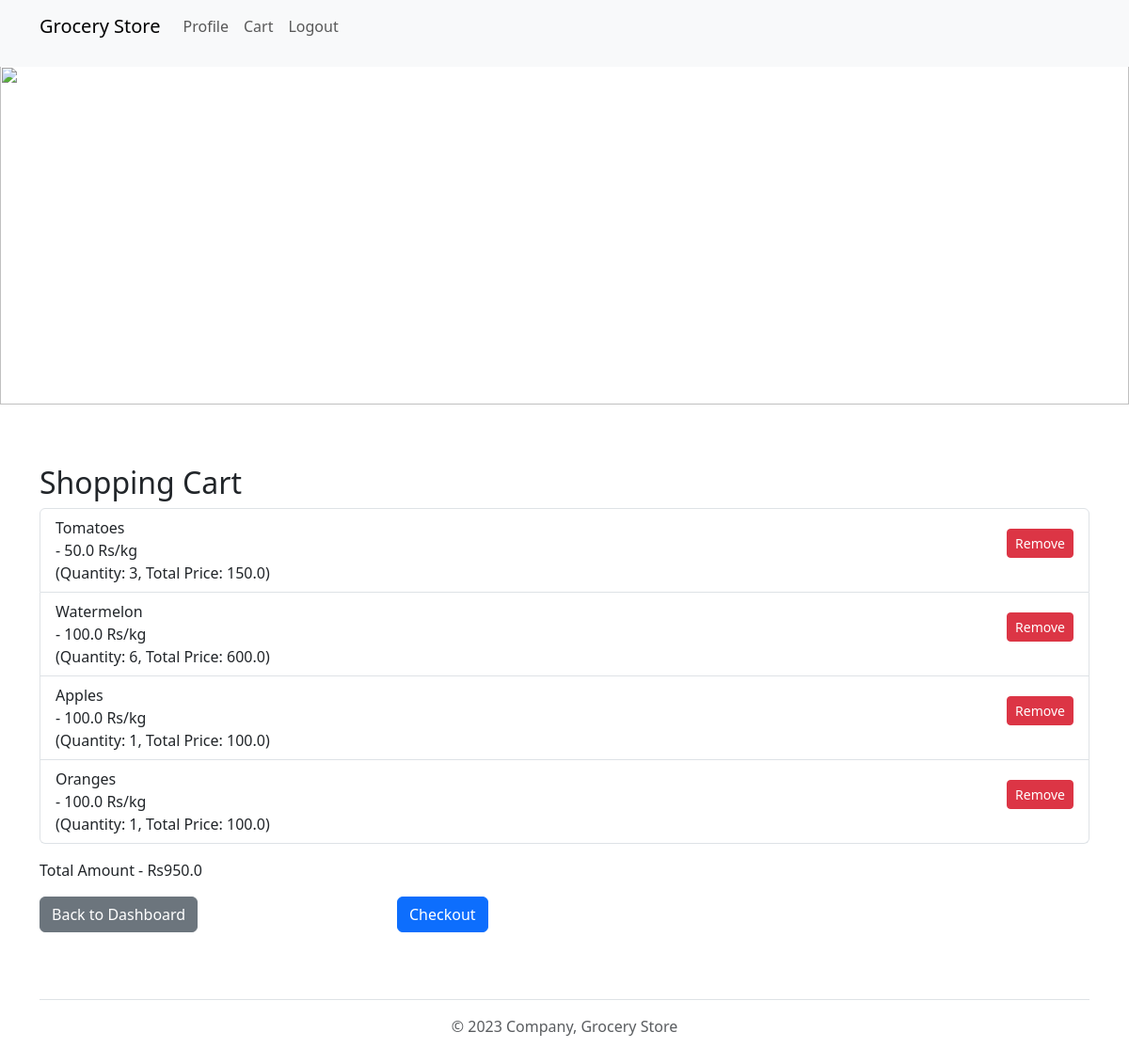
/view_cart (signed in), run on the app's committed database.
### application/models.py (models this page shows)
class CartItem(db.Model):
    __tablename__ = "cartitems"
    cart_id = db.Column(db.Integer, primary_key=True, autoincrement=True)
    user_id = db.Column(db.Integer, db.ForeignKey('users.user_id', onupdate='CASCADE'), nullable=False)
    item_id = db.Column(db.Integer, db.ForeignKey('products.product_id', onupdate='CASCADE'), nullable=False)
    quantity = db.Column(db.Integer, nullable=False, default=1)
    item = db.relationship('Products', backref=db.backref('products', lazy=True))

class Products(db.Model):
    __tablename__ = "products"
    product_id = db.Column(db.Integer, primary_key=True, autoincrement=True)
    product_name = db.Column(db.String(200), nullable=False)
    manufacture_date = db.Column(db.Date)
    expiry_date = db.Column(db.Date)
    rate_per_unit = db.Column(db.Float, nullable=False)
    unit = db.Column(db.String(200), nullable=False, default='Rs')
    section_id = db.Column(db.Integer, db.ForeignKey('sections.section_id', onupdate='CASCADE'))
    section = db.relationship('Sections', backref=db.backref('products', lazy=True))
    quantity_available = db.Column(db.Integer, db.CheckConstraint('quantity_available >= 0', name='check_min_quantity') , nullable=False)

### application/controllers.py (the view)
@app.route("/view_cart")
@login_required
def view_cart():
    cart_items = CartItem.query.filter_by(user_id=current_user.user_id).all()
    total = 0
    for cart_item in cart_items:
        total += cart_item.item.rate_per_unit*cart_item.quantity
    return render_template('view_cart.html', cart_items=cart_items, total=total)

### application/controllers.py (called while the page is built)
@login_manager.user_loader
def load_user(user_id):
    return Users.query.get(int(user_id))

### templates/view_cart.html (shortened to what this page needs)
<!DOCTYPE html>
<html>
<head>
    <link href="https://cdn.jsdelivr.net/npm/bootstrap@5.3.0/dist/css/bootstrap.min.css" rel="stylesheet">
    <link rel="stylesheet" type="text/css" href="{{ url_for('static', filename='styles.css') }}">
</head>
<body>
    {% include 'header.html' %}
    {% include 'banner.html' %}
    <div class="container mt-5">
        <h2>Shopping Cart</h2>
        <ul class="list-group">
            {% for cart_item in cart_items %}
            <li class="list-group-item d-flex justify-content-between align-items-center">
                {{ cart_item.item.product_name }} <br>
                - {{ cart_item.item.rate_per_unit }} {{ cart_item.item.unit }} <br>(Quantity: {{ cart_item.quantity }}, Total Price: {{ cart_item.quantity * cart_item.item.rate_per_unit}})
                <a href="{{ url_for('delete_cart_item', cart_id=cart_item.cart_id) }}" class="btn btn-danger btn-sm">Remove</a>
            </li>
            {% endfor %}
        </ul>
        <p class="mt-3">Total Amount - Rs{{ total }}</p>
        <div class="row mt-3">
            <div class="col-md-4">
                <a href="{{ url_for('user_dashboard') }}" class="btn btn-secondary">Back to Dashboard</a>
            </div>
            <div class="col-md-4">
                <a href="{{ url_for('checkout') }}" class="btn btn-primary">Checkout</a>
            </div>
        </div>
    </div>
    {% include 'footer.html' %}
</body>
</html>

### static/styles.css (style rules this page uses)
body { padding-top: 70px; }
a { display: block; text-align: center; font-size: 18px; margin-bottom: 15px; text-decoration: none; color: #007bff; }

### data on the page
CartItem: item.product_name "Tomatoes", item.rate_per_unit "50.0", item.unit "Rs/kg", quantity "3", cart_item.quantity*cart_item.item.rate_per_unit "150.0"
CartItem: item.product_name "Watermelon", item.rate_per_unit "100.0", item.unit "Rs/kg", quantity "6", cart_item.quantity*cart_item.item.rate_per_unit "600.0"
CartItem: item.product_name "Apples", item.rate_per_unit "100.0", item.unit "Rs/kg", quantity "1", cart_item.quantity*cart_item.item.rate_per_unit "100.0"
CartItem: item.product_name "Oranges", item.rate_per_unit "100.0", item.unit "Rs/kg", quantity "1", cart_item.quantity*cart_item.item.rate_per_unit "100.0"

### other printed values
{{ total }} "950.0"
